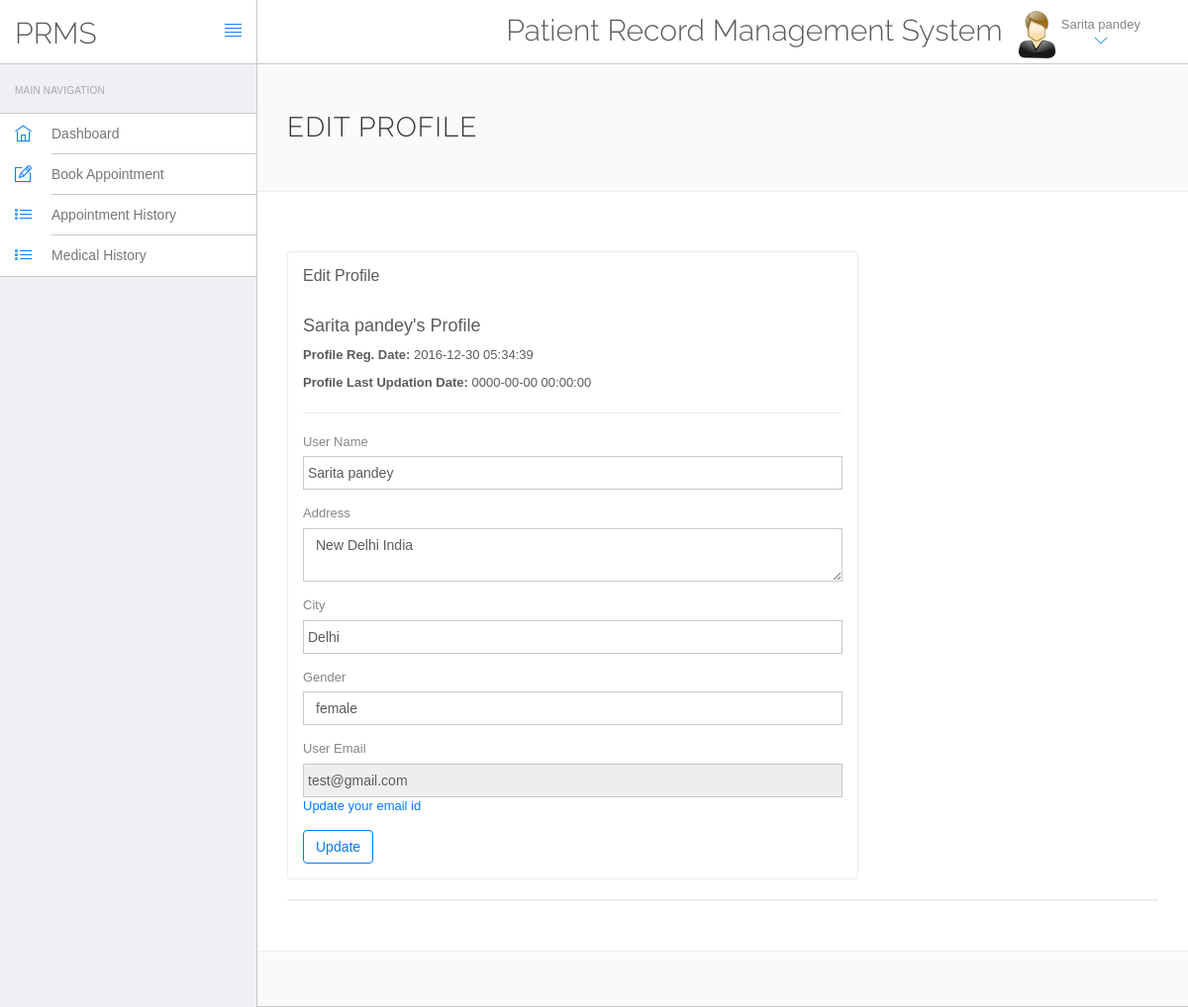
The page /hms/edit-profile.php (signed in) on the database its author committed.
### tables this page shows
CREATE TABLE `users` (
  `id` int(11) NOT NULL,
  `fullName` varchar(255) DEFAULT NULL,
  `address` longtext DEFAULT NULL,
  `city` varchar(255) DEFAULT NULL,
  `gender` varchar(255) DEFAULT NULL,
  `email` varchar(255) DEFAULT NULL,
  `password` varchar(255) DEFAULT NULL,
  `regDate` timestamp NULL DEFAULT current_timestamp(),
  `updationDate` timestamp NULL DEFAULT current_timestamp()
);

### hms/edit-profile.php (the view, shortened to what this page needs)
<?php
include('include/config.php');
?>
<!DOCTYPE html>
<html lang="en">
	<head>
		<link rel="stylesheet" href="vendor/bootstrap/css/bootstrap.min.css">
		<link rel="stylesheet" href="vendor/fontawesome/css/font-awesome.min.css">
		<link rel="stylesheet" href="vendor/themify-icons/themify-icons.min.css">
		<link href="vendor/animate.css/animate.min.css" rel="stylesheet" media="screen">
		<link href="vendor/perfect-scrollbar/perfect-scrollbar.min.css" rel="stylesheet" media="screen">
		<link href="vendor/switchery/switchery.min.css" rel="stylesheet" media="screen">
		<link href="vendor/bootstrap-touchspin/jquery.bootstrap-touchspin.min.css" rel="stylesheet" media="screen">
		<link href="vendor/select2/select2.min.css" rel="stylesheet" media="screen">
		<link href="vendor/bootstrap-datepicker/bootstrap-datepicker3.standalone.min.css" rel="stylesheet" media="screen">
		<link href="vendor/bootstrap-timepicker/bootstrap-timepicker.min.css" rel="stylesheet" media="screen">
		<link rel="stylesheet" href="assets/css/styles.css">
		<link rel="stylesheet" href="assets/css/plugins.css">
		<link rel="stylesheet" href="assets/css/themes/theme-1.css" id="skin_color" />
	</head>
	<body>
		<div id="app">
<?php include('include/sidebar.php');?>
			<div class="app-content">
						<?php include('include/header.php');?>
				<div class="main-content" >
					<div class="wrap-content container" id="container">
						<section id="page-title">
							<div class="row">
								<div class="col-sm-8">
									<h1 class="mainTitle">Edit Profile</h1>
																	</div>
							</div>
						</section>
						<div class="container-fluid container-fullw bg-white">
							<div class="row">
								<div class="col-md-12">
									<div class="row margin-top-30">
										<div class="col-lg-8 col-md-12">
											<div class="panel panel-white">
												<div class="panel-heading">
													<h5 class="panel-title">Edit Profile</h5>
												</div>
												<div class="panel-body">
									<?php
$sql=mysqli_query($con,"select * from users where id='".$_SESSION['id']."'");
while($data=mysqli_fetch_array($sql))
{
?>
<h4><?php echo htmlentities($data['fullName']);?>'s Profile</h4>
<p><b>Profile Reg. Date: </b><?php echo htmlentities($data['regDate']);?></p>
<?php if($data['updationDate']){?>
<p><b>Profile Last Updation Date: </b><?php echo htmlentities($data['updationDate']);?></p>
<?php } ?>
<hr />													<form role="form" name="edit" method="post">
<div class="form-group">
															<label for="fname">
																 User Name
															</label>
	<input type="text" name="fname" class="form-control" value="<?php echo htmlentities($data['fullName']);?>" >
														</div>
<div class="form-group">
															<label for="address">
																 Address
															</label>
					<textarea name="address" class="form-control"><?php echo htmlentities($data['address']);?></textarea>
														</div>
<div class="form-group">
															<label for="city">
																 City
															</label>
		<input type="text" name="city" class="form-control" required="required"  value="<?php echo htmlentities($data['city']);?>" >
														</div>
<div class="form-group">
									<label for="gender">
																Gender
															</label>
<select name="gender" class="form-control" required="required" >
<option value="<?php echo htmlentities($data['gender']);?>"><?php echo htmlentities($data['gender']);?></option>
</select>
														</div>
<div class="form-group">
									<label for="fess">
																 User Email
															</label>
					<input type="email" name="uemail" class="form-control"  readonly="readonly"  value="<?php echo htmlentities($data['email']);?>">
					<a href="change-emaild.php">Update your email id</a>
														</div>
														<button type="submit" name="submit" class="btn btn-o btn-primary">
															Update
														</button>
													</form>
													<?php } ?>
												</div>
											</div>
										</div>
											</div>
										</div>
									<div class="col-lg-12 col-md-12">
											<div class="panel panel-white">
											</div>
										</div>
									</div>
								</div>
					</div>
				</div>
			</div>
		</div>
	</body>
</html>

### hms/include/header.php (shortened to what this page needs)
<header class="navbar navbar-default navbar-static-top">
					<div class="navbar-header">
						<a class="navbar-brand" href="#">
							<h2 style="padding-top:20% ">PRMS</h2>
						</a>
						<a href="#" class="sidebar-toggler pull-right visible-md visible-lg" data-toggle-class="app-sidebar-closed" data-toggle-target="#app">
							<i class="ti-align-justify"></i>
						</a>
					</div>
					<div class="navbar-collapse collapse">
						<ul class="nav navbar-right">
								<li  style="padding-top:2% ">
								<h2>Patient Record Management System</h2>
							</li>
							<li class="dropdown current-user">
								<a href class="dropdown-toggle" data-toggle="dropdown">
									<img src="assets/images/images.jpg"> <span class="username">
									<?php $query=mysqli_query($con,"select fullName from users where id='".$_SESSION['id']."'");
while($row=mysqli_fetch_array($query))
{
	echo $row['fullName'];
}
									?> <i class="ti-angle-down"></i></i></span>
								</a>
							</li>
						</ul>
					</div>
				</header>

### hms/assets/css/themes/theme-1.css (style rules this page uses)
body { background: #FAFAFA; }
header .navbar-header { background: #ffffff !important; border-right-color: #c8c7cc !important; border-bottom-color: #c8c7cc !important; }
header .navbar-header .sidebar-toggler, header .navbar-header .sidebar-mobile-toggler { color: #007aff !important; }
header .navbar-header .navbar-brand { color: #777 !important; }
header .navbar-collapse { background: #ffffff !important; border-bottom-color: #c8c7cc !important; box-shadow: none !important; }
header .navbar-collapse .navbar-right > li > a { color: #777; }
header .navbar-collapse .navbar-right > li > a i { color: #007aff !important; }

### rows shown on the page
users: fullName "Sarita pandey", regDate "2016-12-30 05:34:39", updationDate "0000-00-00 00:00:00", fname "Sarita pandey", address "New Delhi India", city "Delhi", gender "female", uemail "test@gmail.com"
